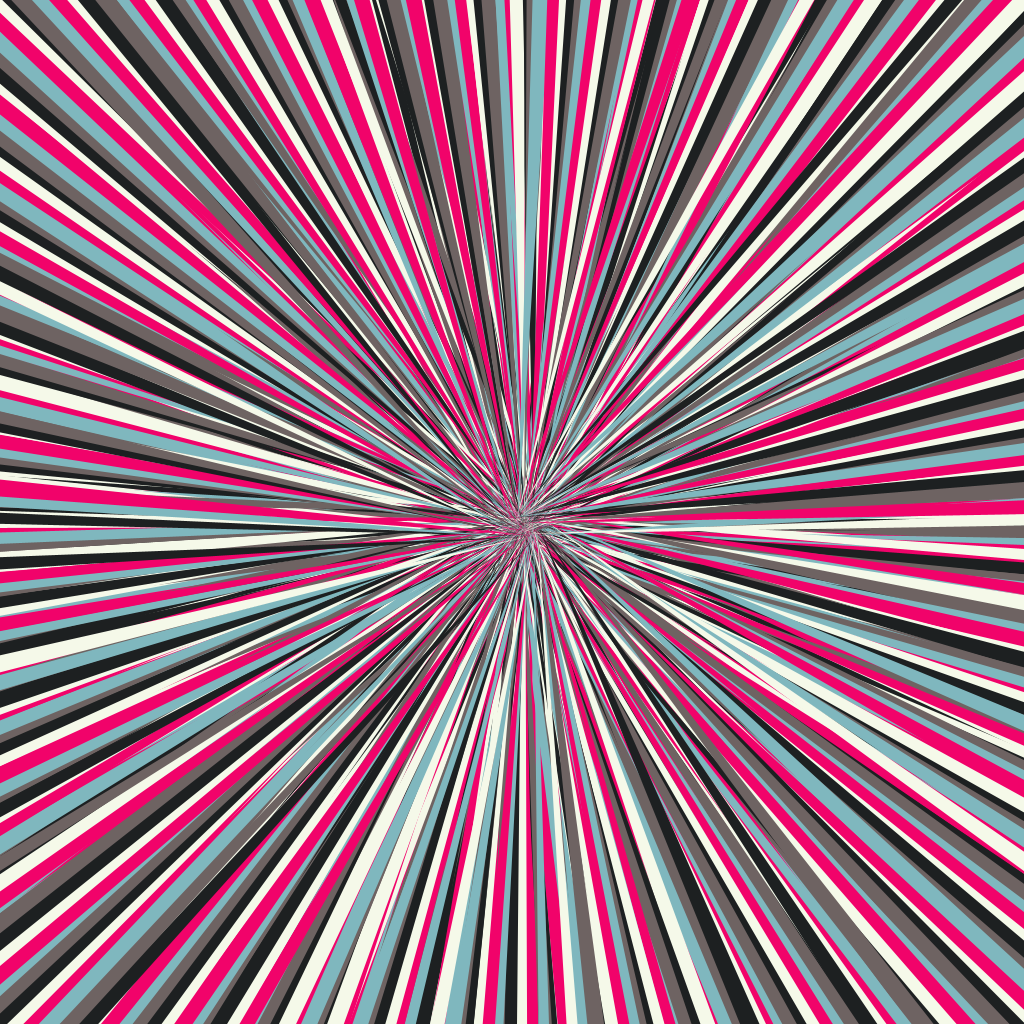
Frame 1 (no input)
Frame 60 (the mouse pressed at the canvas centre just before this capture): identical to frame 1, image omitted
Frame 120 (the mouse held since frame 60 and released just before this capture): identical to frame 1, image omitted

The Processing sketch that drew this single still picture (run headless with seeded random() and noise(); from frame 60 on, the mouse is pressed at the canvas centre):

// Processing sketch: radialLines
// ── radialLines.pde
color a, b, c, d, e;
int size = 10;

void setup() {
  size(1024, 1024);
  colorMode(RGB, 255, 255, 255);
  noStroke();
  background(e);

  //a = color(205, 167, 20);
  //b = color(77, 86, 59);
  //c = color(42, 106, 105);
  //d = color(165, 89, 20);
  //e = color(146, 150, 127);

  a = color(29, 32, 33);
  b = color(110, 99, 98);
  c = color(127, 183, 190);
  d = color(241, 3, 106);
  e = color(245, 249, 233);

  color[] colorOrder = {a, b, c, d, e};

  int n = int(random(4096));

  for (n = 0; n<3600; n=n+1) {
    fill(colorOrder[n%5]);
    triangle(512+random(25), 512+random(25), return_x(n), return_y(n), return_x(n+random(1)+1), return_y(n+random(1)+1));
  }
  
  save("radialLines.png");
}

void draw() {
}

int return_x(float n) {
  return int(cos(n*PI/180)*1024)+512;
}

int return_y(float n) {
  return int(sin(n*PI/180)*1024)+512;
}
